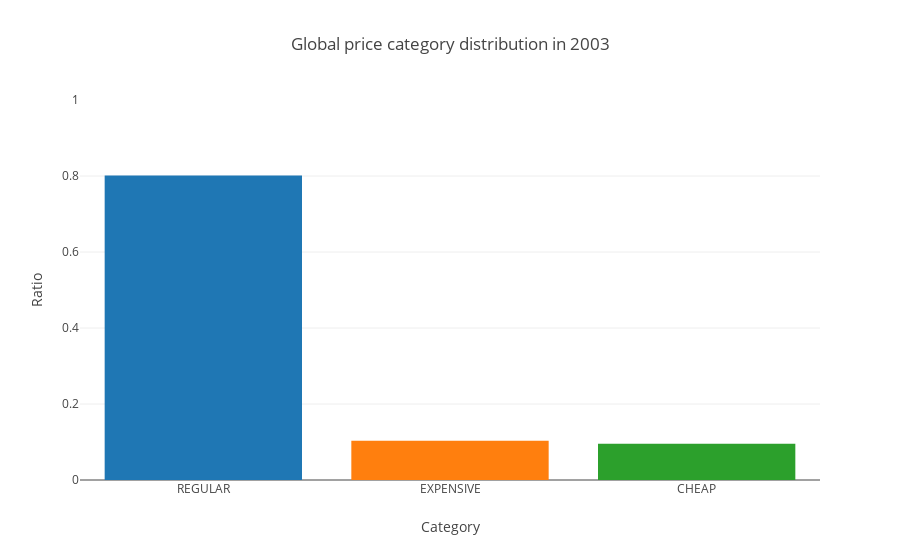

The code cell stored with this chart in its notebook:
### Code cell
iplot(fig)

### Figure 1 — Plotly figure (JSON) as saved in the notebook; plotly's stock layout.template omitted (floating-point values rounded to 4 significant figures)
{"data": [{"marker": {"color": ["#1f77b4", "#ff7f0e", "#2ca02c"]}, "type": "bar", "uid": "e6967207-3fc9-4df1-9830-d12859dde5dd", "x": ["REGULAR", "EXPENSIVE", "CHEAP"], "y": [0.8016, 0.1032, 0.09524]}], "layout": {"title": {"text": "Global price category distribution in 2003"}, "xaxis": {"title": {"text": "Category"}}, "yaxis": {"range": [0, 1], "title": {"text": "Ratio"}}}}
